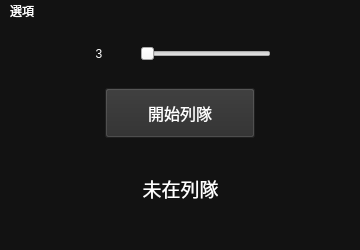
<?xml version="1.0" encoding="UTF-8"?>
<ui version="4.0">
 <class>MainWindow</class>
 <widget class="QMainWindow" name="MainWindow">
  <property name="geometry">
   <rect>
    <x>0</x>
    <y>0</y>
    <width>360</width>
    <height>250</height>
   </rect>
  </property>
  <property name="styleSheet">
   <string notr="true">*{
	color:#FFFFFF;
}
#MainWindow{
	background-color:#121212;
}

QLineEdit{
	background-color:#222322;
	border:0;
}

QPushButton{
	background-color: #2C2C2C;
}
QPushButton:hover{
	background-color: #3C3C3C;
}
QPushButton:pressed{
	 background-color: #1A1A1A;
}</string>
  </property>
  <widget class="QWidget" name="centralwidget">
   <widget class="QLabel" name="label">
    <property name="geometry">
     <rect>
      <x>10</x>
      <y>120</y>
      <width>341</width>
      <height>91</height>
     </rect>
    </property>
    <property name="font">
     <font>
      <family>Arial</family>
      <pointsize>14</pointsize>
     </font>
    </property>
    <property name="text">
     <string>未在列隊</string>
    </property>
    <property name="textFormat">
     <enum>Qt::PlainText</enum>
    </property>
    <property name="alignment">
     <set>Qt::AlignCenter</set>
    </property>
   </widget>
   <widget class="QPushButton" name="match_button">
    <property name="geometry">
     <rect>
      <x>105</x>
      <y>65</y>
      <width>150</width>
      <height>50</height>
     </rect>
    </property>
    <property name="font">
     <font>
      <family>Arial</family>
      <pointsize>12</pointsize>
     </font>
    </property>
    <property name="text">
     <string>開始列隊</string>
    </property>
   </widget>
   <widget class="QSlider" name="horizontalSlider">
    <property name="geometry">
     <rect>
      <x>140</x>
      <y>20</y>
      <width>131</width>
      <height>22</height>
     </rect>
    </property>
    <property name="maximum">
     <number>10</number>
    </property>
    <property name="orientation">
     <enum>Qt::Horizontal</enum>
    </property>
   </widget>
   <widget class="QLabel" name="label_2">
    <property name="geometry">
     <rect>
      <x>70</x>
      <y>20</y>
      <width>58</width>
      <height>21</height>
     </rect>
    </property>
    <property name="text">
     <string>3</string>
    </property>
    <property name="alignment">
     <set>Qt::AlignCenter</set>
    </property>
   </widget>
  </widget>
  <widget class="QMenuBar" name="menubar">
   <property name="geometry">
    <rect>
     <x>0</x>
     <y>0</y>
     <width>360</width>
     <height>25</height>
    </rect>
   </property>
   <property name="styleSheet">
    <string notr="true">*{
	background-color:#121212;
}
QMenuBar::item:selected{
	background-color: #3C3C3C;
}

QMenu:selected{
	 background-color:#2f2c2c;
}

QAciotn{
	 background-color:#2f2c2c;
}
</string>
   </property>
   <widget class="QMenu" name="menu">
    <property name="styleSheet">
     <string notr="true"/>
    </property>
    <property name="title">
     <string>選項</string>
    </property>
    <addaction name="always_on_top_status"/>
    <addaction name="separator"/>
    <addaction name="auto_accept_status"/>
    <addaction name="auto_rematch_status"/>
   </widget>
   <addaction name="menu"/>
  </widget>
  <action name="auto_accept_status">
   <property name="text">
    <string>自動接受</string>
   </property>
  </action>
  <action name="auto_rematch_status">
   <property name="text">
    <string>超時重排</string>
   </property>
  </action>
  <action name="always_on_top_status">
   <property name="text">
    <string>視窗至頂</string>
   </property>
  </action>
 </widget>
 <resources/>
 <connections/>
</ui>
